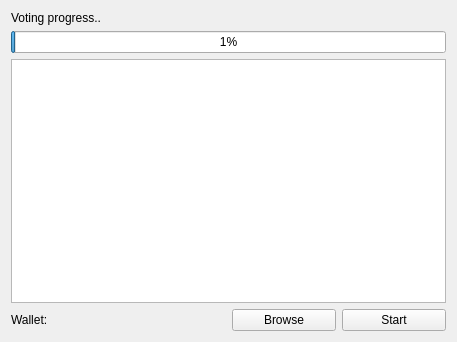
<?xml version="1.0" encoding="UTF-8"?>
<ui version="4.0">
 <class>ProcessForm</class>
 <widget class="QWidget" name="ProcessForm">
  <property name="geometry">
   <rect>
    <x>0</x>
    <y>0</y>
    <width>457</width>
    <height>342</height>
   </rect>
  </property>
  <property name="windowTitle">
   <string>Process</string>
  </property>
  <layout class="QGridLayout" name="gridLayout">
   <item row="0" column="0">
    <layout class="QVBoxLayout" name="verticalLayout_2">
     <item>
      <layout class="QVBoxLayout" name="verticalLayout">
       <item>
        <widget class="QLabel" name="lVanity">
         <property name="text">
          <string>Voting progress..</string>
         </property>
        </widget>
       </item>
       <item>
        <widget class="QProgressBar" name="progressBar">
         <property name="value">
          <number>1</number>
         </property>
        </widget>
       </item>
       <item>
        <widget class="QTextEdit" name="txtProgress"/>
       </item>
      </layout>
     </item>
     <item>
      <layout class="QHBoxLayout" name="horizontalLayout">
       <item>
        <widget class="QLabel" name="lWallet">
         <property name="text">
          <string>Wallet:</string>
         </property>
        </widget>
       </item>
       <item>
        <widget class="QLabel" name="txtWallet">
         <property name="text">
          <string/>
         </property>
        </widget>
       </item>
       <item>
        <widget class="QPushButton" name="bSearch">
         <property name="text">
          <string>Browse</string>
         </property>
        </widget>
       </item>
       <item>
        <widget class="QPushButton" name="bStart">
         <property name="text">
          <string>Start</string>
         </property>
        </widget>
       </item>
      </layout>
     </item>
    </layout>
   </item>
  </layout>
 </widget>
 <resources/>
 <connections/>
</ui>
